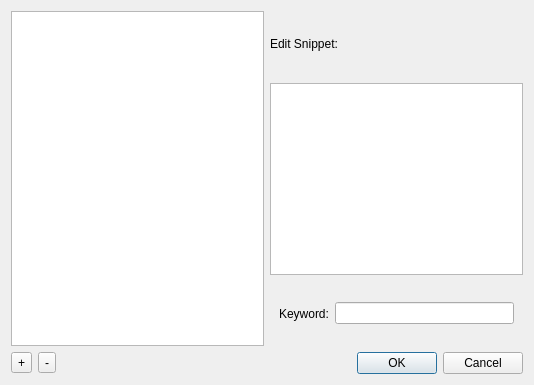
<?xml version="1.0" encoding="UTF-8"?>
<ui version="4.0">
 <class>dialog</class>
 <widget class="QDialog" name="dialog">
  <property name="geometry">
   <rect>
    <x>0</x>
    <y>0</y>
    <width>534</width>
    <height>385</height>
   </rect>
  </property>
  <property name="windowTitle">
   <string>Snippets Editor</string>
  </property>
  <layout class="QGridLayout" name="gridLayout">
   <item row="4" column="3">
    <widget class="QDialogButtonBox" name="buttonBox">
     <property name="orientation">
      <enum>Qt::Horizontal</enum>
     </property>
     <property name="standardButtons">
      <set>QDialogButtonBox::Cancel|QDialogButtonBox::Ok</set>
     </property>
    </widget>
   </item>
   <item row="1" column="3" rowspan="2">
    <widget class="QPlainTextEdit" name="snippet_text_edit"/>
   </item>
   <item row="4" column="0">
    <widget class="QToolButton" name="add_button">
     <property name="minimumSize">
      <size>
       <width>16</width>
       <height>16</height>
      </size>
     </property>
     <property name="text">
      <string>+</string>
     </property>
    </widget>
   </item>
   <item row="3" column="3">
    <widget class="QFrame" name="frame">
     <property name="frameShape">
      <enum>QFrame::NoFrame</enum>
     </property>
     <property name="frameShadow">
      <enum>QFrame::Raised</enum>
     </property>
     <layout class="QHBoxLayout" name="horizontalLayout">
      <item>
       <widget class="QLabel" name="keyword_label">
        <property name="text">
         <string>Keyword:</string>
        </property>
       </widget>
      </item>
      <item>
       <widget class="QLineEdit" name="snippet_keyword_textbox"/>
      </item>
     </layout>
    </widget>
   </item>
   <item row="4" column="1">
    <widget class="QToolButton" name="remove_button">
     <property name="minimumSize">
      <size>
       <width>0</width>
       <height>0</height>
      </size>
     </property>
     <property name="baseSize">
      <size>
       <width>16</width>
       <height>16</height>
      </size>
     </property>
     <property name="text">
      <string>-</string>
     </property>
    </widget>
   </item>
   <item row="0" column="3">
    <widget class="QLabel" name="edit_snippet_label">
     <property name="text">
      <string>Edit Snippet:</string>
     </property>
    </widget>
   </item>
   <item row="0" column="0" rowspan="4" colspan="3">
    <widget class="QTreeWidget" name="snippets_tree_widget">
     <property name="headerHidden">
      <bool>true</bool>
     </property>
     <column>
      <property name="text">
       <string notr="true">1</string>
      </property>
     </column>
    </widget>
   </item>
  </layout>
 </widget>
 <resources/>
 <connections>
  <connection>
   <sender>buttonBox</sender>
   <signal>accepted()</signal>
   <receiver>dialog</receiver>
   <slot>accept()</slot>
   <hints>
    <hint type="sourcelabel">
     <x>248</x>
     <y>254</y>
    </hint>
    <hint type="destinationlabel">
     <x>157</x>
     <y>274</y>
    </hint>
   </hints>
  </connection>
  <connection>
   <sender>buttonBox</sender>
   <signal>rejected()</signal>
   <receiver>dialog</receiver>
   <slot>reject()</slot>
   <hints>
    <hint type="sourcelabel">
     <x>316</x>
     <y>260</y>
    </hint>
    <hint type="destinationlabel">
     <x>286</x>
     <y>274</y>
    </hint>
   </hints>
  </connection>
  <connection>
   <sender>add_button</sender>
   <signal>clicked()</signal>
   <receiver>dialog</receiver>
   <slot>add_snippet()</slot>
   <hints>
    <hint type="sourcelabel">
     <x>24</x>
     <y>360</y>
    </hint>
    <hint type="destinationlabel">
     <x>266</x>
     <y>192</y>
    </hint>
   </hints>
  </connection>
  <connection>
   <sender>remove_button</sender>
   <signal>clicked()</signal>
   <receiver>dialog</receiver>
   <slot>remove_snippet()</slot>
   <hints>
    <hint type="sourcelabel">
     <x>57</x>
     <y>360</y>
    </hint>
    <hint type="destinationlabel">
     <x>266</x>
     <y>192</y>
    </hint>
   </hints>
  </connection>
 </connections>
 <slots>
  <slot>add_snippet()</slot>
  <slot>remove_snippet()</slot>
 </slots>
</ui>
